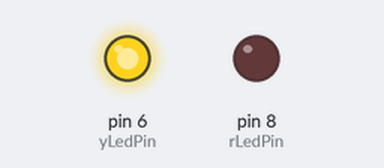
Recording of a sketch running on a simulated Arduino Uno, built with avr-gcc and run on an emulated ATmega328P. Parts: output pins drawn as LEDs (lit = HIGH).

Above: at 0.2 s.
At 3.2 s:
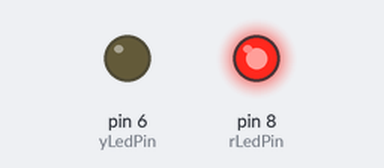
At 6.7 s:
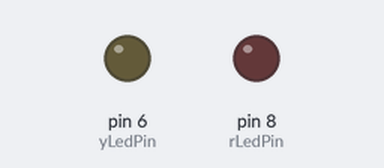
Timing chart, 0 to 7.8 s (numbered marks = the images above):
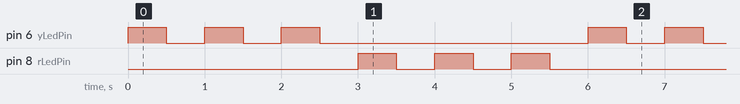

The sketch:

11_understanding_arduino_for_loop1.ino
```cpp
int yLedPin = 6;
int rLedPin = 8;

int yTime = 500;
int rTime = 500;


void setup()
{
  pinMode(yLedPin, OUTPUT);
  pinMode(rLedPin, OUTPUT);

  Serial.begin(9600);
}


void loop()
{
  for(int i = 0; i < 3; i++)
  {
  	digitalWrite(yLedPin, HIGH);
  	delay(yTime);
  	digitalWrite(yLedPin, LOW);
  	delay(yTime);
  }

  for(int i = 0; i < 3; i++)
  {
  	digitalWrite(rLedPin, HIGH);
  	delay(rTime);
  	digitalWrite(rLedPin, LOW);
  	delay(rTime);
  }
}
```

Measured:
- by itself, pin 6 (yLedPin), pin 8 (rLedPin): repeats every 6.0 s: 2 × (LOW 0.50 s, HIGH 0.50 s), LOW 3.5 s, HIGH 0.50 s
- by itself, everything shown: repeats every 6.0 s, in 12 steps
